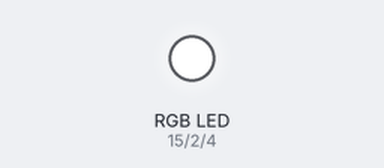
The sketch below on a simulated ESP32. Parts: an RGB LED mixed from three pins (HIGH = lit). WiFi joins after 1.5 s; servers stay silent unless stated; random numbers use the default seed unless the sketch sets one.

Above: at 2.02 s.
At 12.8 s:
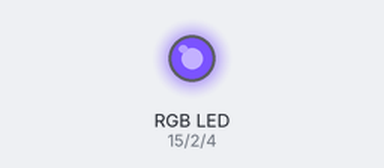
At 14.5 s:
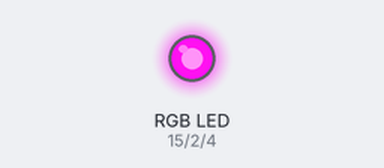
At 24.7 s:
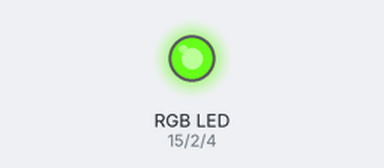
At 30.3 s:
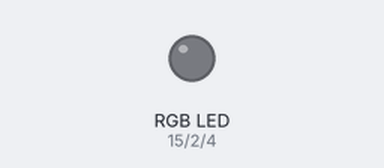
At 34.4 s:
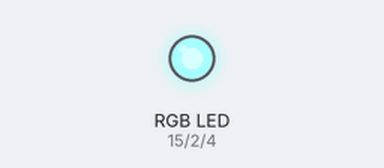
Timing chart, 0 to 40.0 s (numbered marks = the images above):
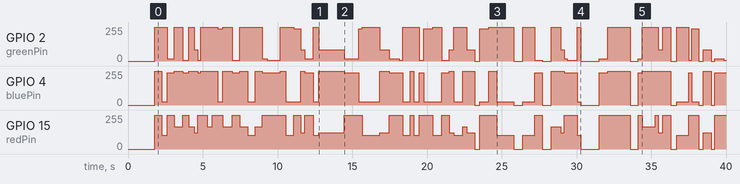

Measured:
- by itself, GPIO 2 (greenPin): 0/255 → 255/255 at 1.8 s, → 17/255 0.81 s later, → 255/255 0.47 s later, → 7/255 0.58 s later, … (63 changes in this stretch)
- by itself, GPIO 4 (bluePin): 0/255 → 255/255 at 1.8 s, → 26/255 0.45 s later, → 241/255 0.36 s later, → 255/255 0.47 s later, … (66 changes in this stretch)

The sketch:

zeRGBa.ino
```cpp
#include <analogWrite.h>

#define BLYNK_PRINT Serial
#include <WiFi.h>
#include <WiFiClient.h>
#include <BlynkSimpleEsp32.h>
char auth[] = " cVWmVy230IIODjuarQqMtk-jUABRcUfc";

//// Your WiFi credentials.
// Set password to "" for open networks.
char ssid[] = "Ktayal";
char pass[] = "1357924680";

int row[3];
int redValue = 0;
int greenValue = 0;
int blueValue = 0;
int modeValue;
int redPin = 15, greenPin = 2, bluePin = 4;
int color[7][3] = {{88, 0, 0}, {152, 0, 229}, {0, 238, 14}, {0, 248, 12}, {132, 172, 0}, {0, 13, 231}, {255, 255, 255}};

void setup() {
  pinMode(redPin, OUTPUT);
  pinMode(greenPin, OUTPUT);
  pinMode(bluePin, OUTPUT);
  Serial.begin(9600);
  Blynk.begin(auth, ssid, pass);
}


BLYNK_WRITE(V0)
{
  redValue = map(param.asInt(), 0, 255, 255, 0);
}

BLYNK_WRITE(V1)
{
  greenValue = map(param.asInt(), 0, 255, 255, 0);
}

BLYNK_WRITE(V2)
{
  blueValue = map(param.asInt(), 0, 255, 255, 0);
}

BLYNK_WRITE(V3)
{
  modeValue = param.asInt();
}

void discoMode() {
  int rowNo = random(0, 8);
  int delayTime = random(200, 700);
  redValue = map(color[rowNo][0], 0, 255, 255, 0);
  greenValue = map(color[rowNo][1], 0, 255, 255, 0);
  blueValue = map(color[rowNo][2], 0, 255, 255, 0);
  analogWrite(redPin, redValue);
  analogWrite(greenPin, greenValue);
  analogWrite(bluePin, blueValue);
  delay(delayTime);
}

void loop() {
  Blynk.run();
  if (modeValue == 0)
  {
    discoMode();
  }
  else {
    analogWrite(redPin, redValue);
    analogWrite (greenPin, greenValue);
    analogWrite(bluePin, blueValue);
  }
}
```
